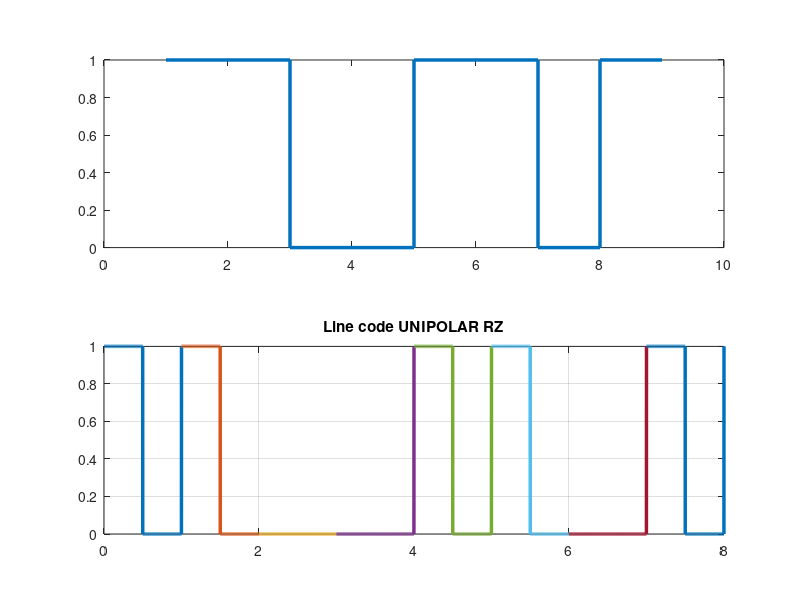

Here is the MATLAB script that generated this plot:
clf;
h = round(rand(1,8));
n=1;
l=length(h);
h(l+1)=1;
while n<=length(h)-1
    t=n-1:0.001:n;
        subplot(2,1,1);
        p = stairs(h);
        set(p,'LineWidth',2.5);
    if h(n) == 0
        if h(n+1)==0  
            y=(t>n);
        else
            y=(t==n);
        end
        subplot(2,1,2);
        d=plot(t,y);
        grid on
        title('Line code UNIPOLAR RZ');
        set(d,'LineWidth',2.5);
        hold on;
    else
        if h(n+1)==0
            y=(t<n-0.5);
        else
            y=(t<n-0.5)+1*(t==n);
        end
        subplot(2,1,2);
        d=plot(t,y);
        grid on;
        title('Line code UNIPOLAR RZ');
        set(d,'LineWidth',2.5);
        hold on;
    end
    n=n+1;
%pause; 
end
